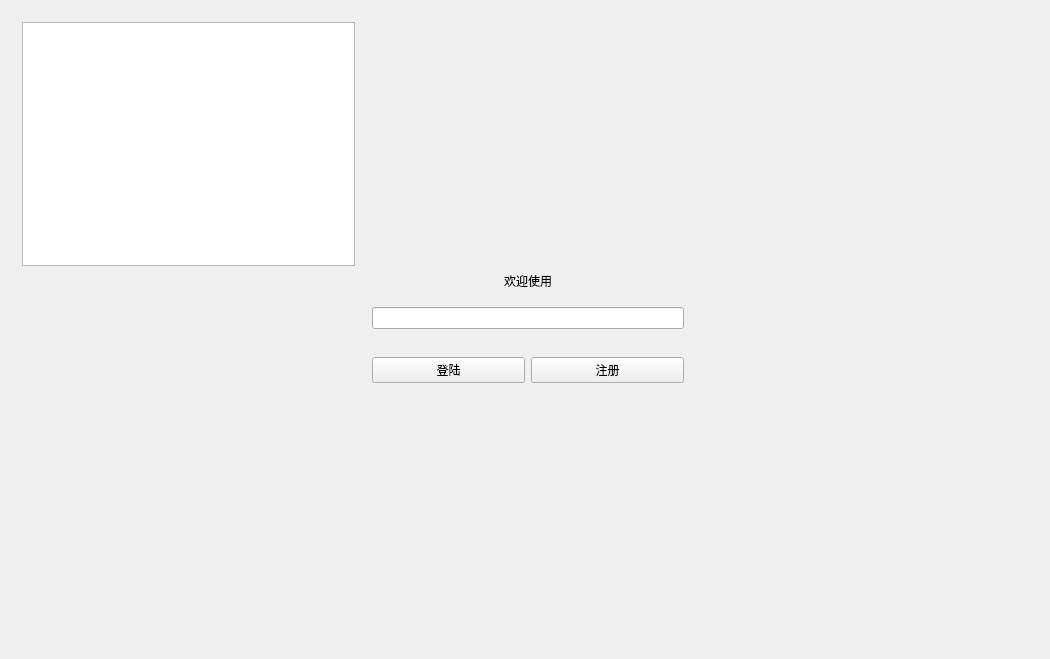
<?xml version="1.0" encoding="UTF-8"?>
<ui version="4.0">
 <class>Widget</class>
 <widget class="QWidget" name="Widget">
  <property name="enabled">
   <bool>true</bool>
  </property>
  <property name="geometry">
   <rect>
    <x>0</x>
    <y>0</y>
    <width>1050</width>
    <height>659</height>
   </rect>
  </property>
  <property name="windowTitle">
   <string>Touring_Simulator</string>
  </property>
  <layout class="QGridLayout" name="gridLayout">
   <item row="0" column="0" colspan="2">
    <widget class="QStackedWidget" name="stackedWidget">
     <property name="autoFillBackground">
      <bool>false</bool>
     </property>
     <widget class="QWidget" name="LoginPage">
      <property name="autoFillBackground">
       <bool>true</bool>
      </property>
      <layout class="QGridLayout" name="gridLayout_2">
       <item row="2" column="3">
        <widget class="QWidget" name="widget" native="true">
         <layout class="QHBoxLayout" name="horizontalLayout">
          <item>
           <widget class="QLineEdit" name="lineEdit">
            <property name="autoFillBackground">
             <bool>false</bool>
            </property>
           </widget>
          </item>
         </layout>
        </widget>
       </item>
       <item row="3" column="3">
        <widget class="QWidget" name="widget_2" native="true">
         <layout class="QHBoxLayout" name="horizontalLayout_2">
          <item>
           <widget class="QPushButton" name="pushButton">
            <property name="text">
             <string>登陆</string>
            </property>
           </widget>
          </item>
          <item>
           <widget class="QPushButton" name="pushButton_2">
            <property name="text">
             <string>注册</string>
            </property>
           </widget>
          </item>
         </layout>
        </widget>
       </item>
       <item row="2" column="0">
        <spacer name="horizontalSpacer">
         <property name="orientation">
          <enum>Qt::Horizontal</enum>
         </property>
         <property name="sizeHint" stdset="0">
          <size>
           <width>328</width>
           <height>20</height>
          </size>
         </property>
        </spacer>
       </item>
       <item row="2" column="4">
        <spacer name="horizontalSpacer_2">
         <property name="orientation">
          <enum>Qt::Horizontal</enum>
         </property>
         <property name="sizeHint" stdset="0">
          <size>
           <width>328</width>
           <height>20</height>
          </size>
         </property>
        </spacer>
       </item>
       <item row="3" column="0">
        <spacer name="horizontalSpacer_3">
         <property name="orientation">
          <enum>Qt::Horizontal</enum>
         </property>
         <property name="sizeHint" stdset="0">
          <size>
           <width>328</width>
           <height>20</height>
          </size>
         </property>
        </spacer>
       </item>
       <item row="3" column="4">
        <spacer name="horizontalSpacer_4">
         <property name="orientation">
          <enum>Qt::Horizontal</enum>
         </property>
         <property name="sizeHint" stdset="0">
          <size>
           <width>328</width>
           <height>20</height>
          </size>
         </property>
        </spacer>
       </item>
       <item row="4" column="3">
        <spacer name="verticalSpacer_2">
         <property name="orientation">
          <enum>Qt::Vertical</enum>
         </property>
         <property name="sizeHint" stdset="0">
          <size>
           <width>20</width>
           <height>236</height>
          </size>
         </property>
        </spacer>
       </item>
       <item row="0" column="3">
        <spacer name="verticalSpacer">
         <property name="orientation">
          <enum>Qt::Vertical</enum>
         </property>
         <property name="sizeHint" stdset="0">
          <size>
           <width>20</width>
           <height>237</height>
          </size>
         </property>
        </spacer>
       </item>
       <item row="1" column="3">
        <widget class="QLabel" name="label">
         <property name="text">
          <string>欢迎使用</string>
         </property>
         <property name="alignment">
          <set>Qt::AlignCenter</set>
         </property>
        </widget>
       </item>
       <item row="0" column="0">
        <widget class="QTextBrowser" name="textBrowser">
         <property name="cursor" stdset="0">
          <cursorShape>ArrowCursor</cursorShape>
         </property>
        </widget>
       </item>
      </layout>
     </widget>
     <widget class="QWidget" name="MainPage">
      <layout class="QGridLayout" name="gridLayout_3">
       <item row="1" column="1">
        <widget class="QPushButton" name="pushButton_4">
         <property name="text">
          <string>状态查询</string>
         </property>
        </widget>
       </item>
       <item row="2" column="1">
        <widget class="QPushButton" name="pushButton_5">
         <property name="text">
          <string>路线查询</string>
         </property>
        </widget>
       </item>
       <item row="0" column="1">
        <widget class="QPushButton" name="pushButton_3">
         <property name="text">
          <string>预定行程</string>
         </property>
        </widget>
       </item>
       <item row="3" column="1">
        <widget class="QPushButton" name="pushButton_6">
         <property name="text">
          <string>模拟旅行</string>
         </property>
        </widget>
       </item>
       <item row="0" column="0">
        <spacer name="horizontalSpacer_5">
         <property name="orientation">
          <enum>Qt::Horizontal</enum>
         </property>
         <property name="sizeHint" stdset="0">
          <size>
           <width>40</width>
           <height>20</height>
          </size>
         </property>
        </spacer>
       </item>
       <item row="1" column="0">
        <spacer name="horizontalSpacer_6">
         <property name="orientation">
          <enum>Qt::Horizontal</enum>
         </property>
         <property name="sizeHint" stdset="0">
          <size>
           <width>40</width>
           <height>20</height>
          </size>
         </property>
        </spacer>
       </item>
       <item row="0" column="2">
        <spacer name="horizontalSpacer_7">
         <property name="orientation">
          <enum>Qt::Horizontal</enum>
         </property>
         <property name="sizeHint" stdset="0">
          <size>
           <width>40</width>
           <height>20</height>
          </size>
         </property>
        </spacer>
       </item>
       <item row="1" column="2">
        <spacer name="horizontalSpacer_8">
         <property name="orientation">
          <enum>Qt::Horizontal</enum>
         </property>
         <property name="sizeHint" stdset="0">
          <size>
           <width>40</width>
           <height>20</height>
          </size>
         </property>
        </spacer>
       </item>
       <item row="2" column="0">
        <spacer name="horizontalSpacer_9">
         <property name="orientation">
          <enum>Qt::Horizontal</enum>
         </property>
         <property name="sizeHint" stdset="0">
          <size>
           <width>40</width>
           <height>20</height>
          </size>
         </property>
        </spacer>
       </item>
       <item row="2" column="2">
        <spacer name="horizontalSpacer_10">
         <property name="orientation">
          <enum>Qt::Horizontal</enum>
         </property>
         <property name="sizeHint" stdset="0">
          <size>
           <width>40</width>
           <height>20</height>
          </size>
         </property>
        </spacer>
       </item>
       <item row="3" column="0">
        <spacer name="horizontalSpacer_11">
         <property name="orientation">
          <enum>Qt::Horizontal</enum>
         </property>
         <property name="sizeHint" stdset="0">
          <size>
           <width>40</width>
           <height>20</height>
          </size>
         </property>
        </spacer>
       </item>
       <item row="3" column="2">
        <spacer name="horizontalSpacer_12">
         <property name="orientation">
          <enum>Qt::Horizontal</enum>
         </property>
         <property name="sizeHint" stdset="0">
          <size>
           <width>40</width>
           <height>20</height>
          </size>
         </property>
        </spacer>
       </item>
      </layout>
     </widget>
     <widget class="QWidget" name="StatePage">
      <layout class="QGridLayout" name="gridLayout_5">
       <item row="0" column="1">
        <spacer name="verticalSpacer_3">
         <property name="orientation">
          <enum>Qt::Vertical</enum>
         </property>
         <property name="sizeHint" stdset="0">
          <size>
           <width>20</width>
           <height>40</height>
          </size>
         </property>
        </spacer>
       </item>
       <item row="1" column="0">
        <spacer name="horizontalSpacer_13">
         <property name="orientation">
          <enum>Qt::Horizontal</enum>
         </property>
         <property name="sizeHint" stdset="0">
          <size>
           <width>880</width>
           <height>20</height>
          </size>
         </property>
        </spacer>
       </item>
       <item row="1" column="1">
        <widget class="QPushButton" name="pushButton_7">
         <property name="text">
          <string>返回主菜单</string>
         </property>
        </widget>
       </item>
       <item row="1" column="2">
        <spacer name="horizontalSpacer_15">
         <property name="orientation">
          <enum>Qt::Horizontal</enum>
         </property>
         <property name="sizeType">
          <enum>QSizePolicy::Fixed</enum>
         </property>
         <property name="sizeHint" stdset="0">
          <size>
           <width>13</width>
           <height>20</height>
          </size>
         </property>
        </spacer>
       </item>
      </layout>
     </widget>
     <widget class="QWidget" name="QueryPage">
      <layout class="QGridLayout" name="gridLayout_4">
       <item row="0" column="1">
        <spacer name="verticalSpacer_4">
         <property name="orientation">
          <enum>Qt::Vertical</enum>
         </property>
         <property name="sizeHint" stdset="0">
          <size>
           <width>20</width>
           <height>577</height>
          </size>
         </property>
        </spacer>
       </item>
       <item row="1" column="0">
        <spacer name="horizontalSpacer_14">
         <property name="orientation">
          <enum>Qt::Horizontal</enum>
         </property>
         <property name="sizeHint" stdset="0">
          <size>
           <width>880</width>
           <height>20</height>
          </size>
         </property>
        </spacer>
       </item>
       <item row="1" column="1">
        <widget class="QPushButton" name="pushButton_8">
         <property name="text">
          <string>返回主菜单</string>
         </property>
        </widget>
       </item>
       <item row="1" column="2">
        <spacer name="horizontalSpacer_16">
         <property name="orientation">
          <enum>Qt::Horizontal</enum>
         </property>
         <property name="sizeType">
          <enum>QSizePolicy::Fixed</enum>
         </property>
         <property name="sizeHint" stdset="0">
          <size>
           <width>13</width>
           <height>20</height>
          </size>
         </property>
        </spacer>
       </item>
      </layout>
     </widget>
     <widget class="QWidget" name="OrderPage">
      <layout class="QGridLayout" name="gridLayout_6">
       <item row="0" column="1">
        <spacer name="verticalSpacer_5">
         <property name="orientation">
          <enum>Qt::Vertical</enum>
         </property>
         <property name="sizeHint" stdset="0">
          <size>
           <width>20</width>
           <height>577</height>
          </size>
         </property>
        </spacer>
       </item>
       <item row="1" column="0">
        <spacer name="horizontalSpacer_18">
         <property name="orientation">
          <enum>Qt::Horizontal</enum>
         </property>
         <property name="sizeHint" stdset="0">
          <size>
           <width>880</width>
           <height>20</height>
          </size>
         </property>
        </spacer>
       </item>
       <item row="1" column="1">
        <widget class="QPushButton" name="pushButton_9">
         <property name="text">
          <string>返回主菜单</string>
         </property>
        </widget>
       </item>
       <item row="1" column="2">
        <spacer name="horizontalSpacer_17">
         <property name="orientation">
          <enum>Qt::Horizontal</enum>
         </property>
         <property name="sizeType">
          <enum>QSizePolicy::Fixed</enum>
         </property>
         <property name="sizeHint" stdset="0">
          <size>
           <width>13</width>
           <height>20</height>
          </size>
         </property>
        </spacer>
       </item>
      </layout>
     </widget>
    </widget>
   </item>
  </layout>
 </widget>
 <layoutdefault spacing="6" margin="11"/>
 <resources/>
 <connections/>
</ui>
